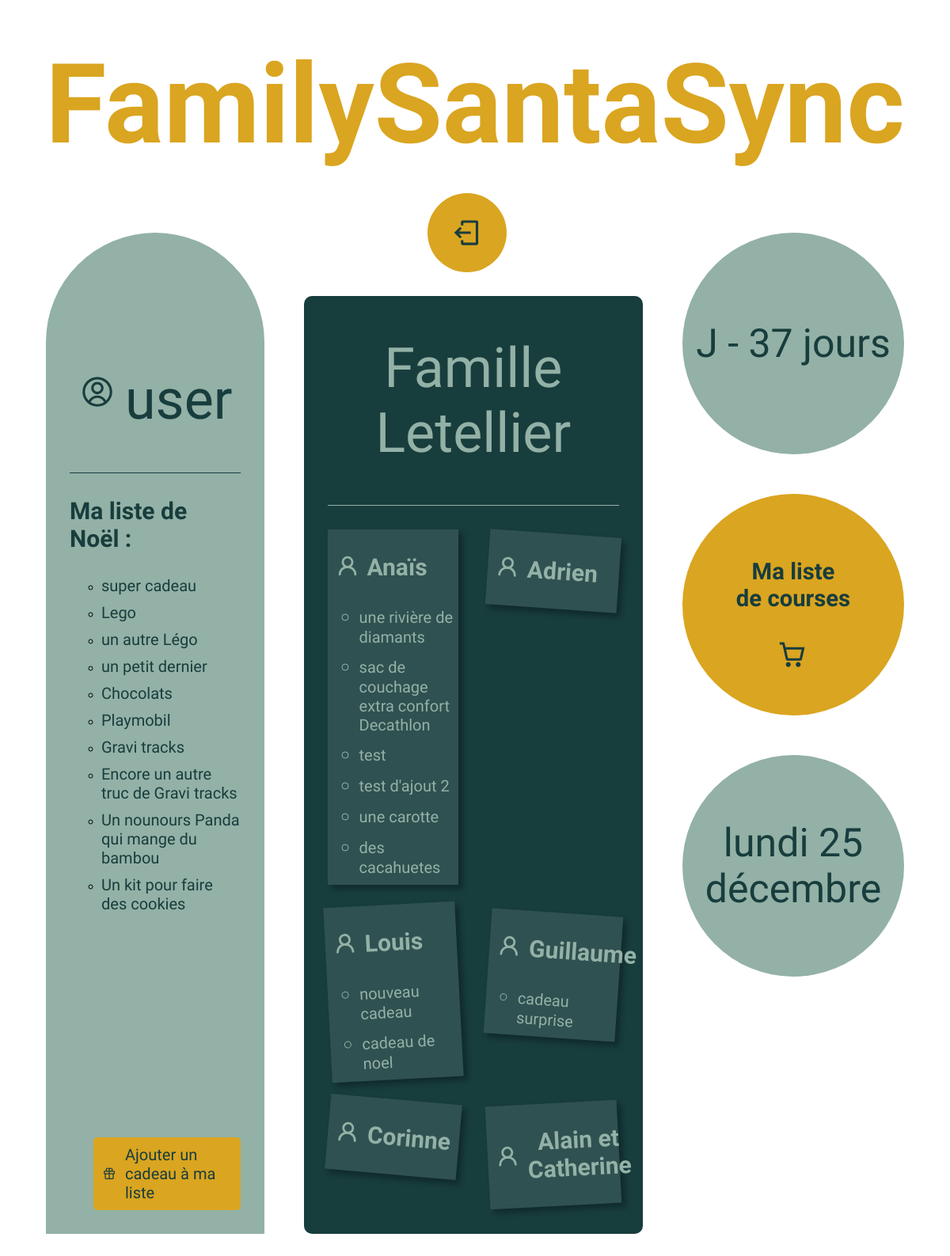
The page /home/4 on the database as committed earlier.
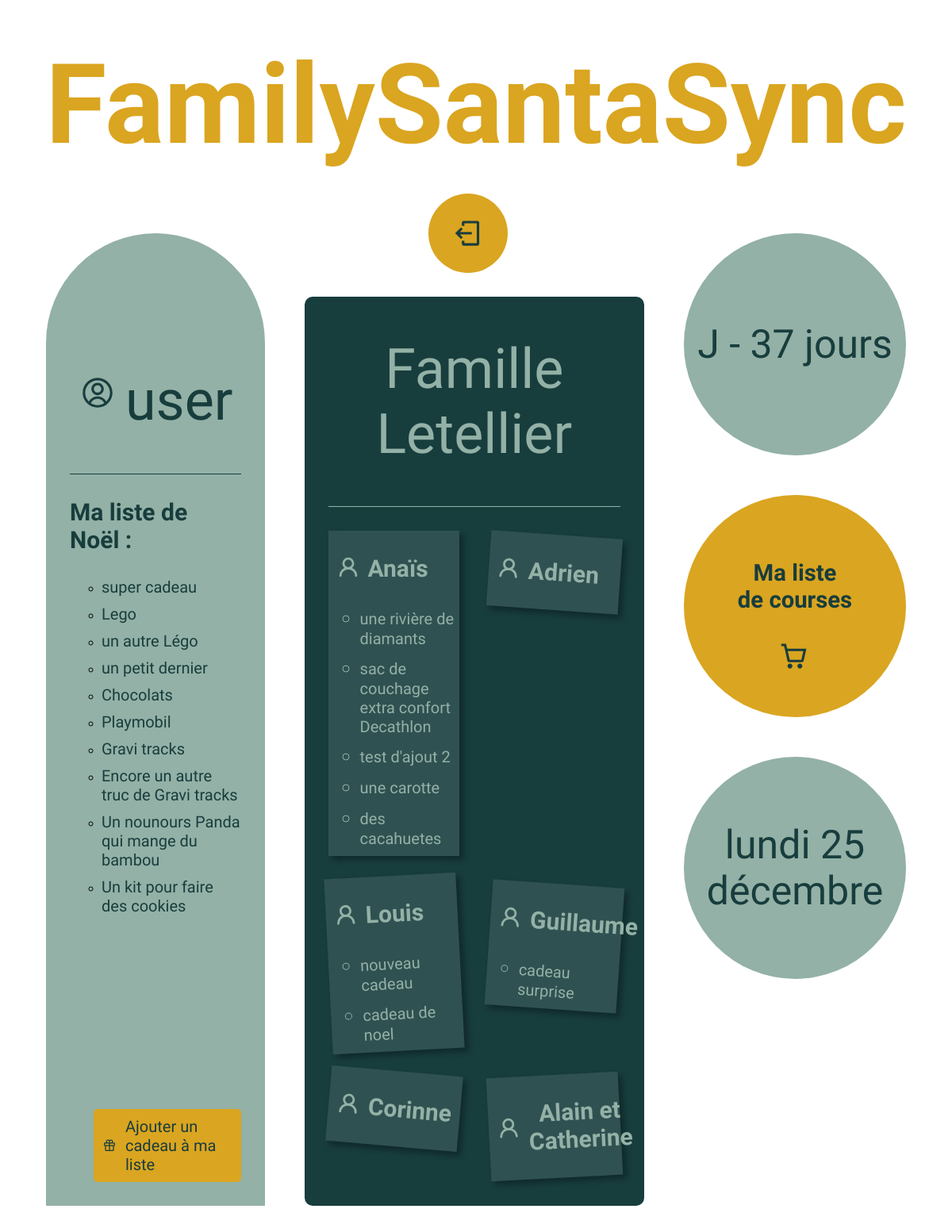
The same page on the database as committed later.
### presents/models.py (models this page shows, shortened)
class Gift(models.Model):
    class Price(models.TextChoices):
        PRICE1 = "Moins de 40 €"
        PRICE2 = "Entre 40 et 100 €"
        PRICE3 = "Plus de 100€"
    id = models.AutoField(primary_key=True)
    member = models.ForeignKey(Member, on_delete=models.CASCADE)
    family = models.ForeignKey(Family, on_delete=models.CASCADE)
    name = models.CharField(max_length=100)
    link = models.URLField(null=True, blank=True)
    price = models.CharField(choices=Price.choices, max_length=20)

### authentication/models.py (models this page shows)
class Family(models.Model):
    id = models.AutoField(primary_key=True)
    name = models.CharField(max_length=100)
    password = models.CharField(max_length=100)
    def __str__(self):
        return self.name

class Member(models.Model):
    id = models.AutoField(primary_key=True)
    name = models.CharField(max_length=100)
    family = models.ForeignKey(Family, on_delete=models.CASCADE)
    def __str__(self):
        return self.name

### presents/views.py (the view)
# urls.py: 2. Add a URL to urlpatterns:  path('', views.home, name='home')
def home(request, member_id):
    family_name = Member.objects.get(id=member_id).family
    family_id = Member.objects.get(id=member_id).family_id
    my_presents = Gift.objects.filter(member=member_id)
    family_presents = Gift.objects.filter(family=family_name).select_related('member')
    family_members = Member.objects.filter(family_id=family_name).exclude(id=member_id)
    member = get_object_or_404(Member, id=member_id)
    family = get_object_or_404(Family, id=family_id)
    if request.method == 'POST':
        add_present_form = forms.AddGiftForm(request.POST)
        if add_present_form.is_valid():
            gift = add_present_form.save(commit=False)
            gift.member = member
            gift.family = family
            gift.save()
            return redirect("home", member_id)
        else:
            message = "Erreur dans le formulaire. Veuillez vérifier les données saisies."
    else:
        add_present_form = forms.AddGiftForm()
        message = ""
    christmas_date = datetime(2023, 12, 25)
    now = datetime.now()
    timelaps = christmas_date - now
    return render(request,
                  'home.html',
                  {
                    'my_presents': my_presents,
                    'family_presents': family_presents,
                    'family_members': family_members,
                    'family_name': family_name,
                    'add_present_form': add_present_form,
                    'message':message,
                    'timelaps': timelaps
                  }
                )

### presents/templates/home.html (shortened to what this page needs)
{% extends 'base.html' %}
{% block content %}
<div class="home_page">
    <div class="my_presents">
        <div class="my_presents_content">
            <div class="header_member">
                <img src="../../authentication/static/member.svg"/>
                <p class="id_member">{{ request.session.member|default:"user"}}</p>
            </div>
            <div class="line"></div>
            <h3>Ma liste de Noël : </h3>
            <ul>
                {% for my_present in my_presents %}
                <li><a href="{% url 'present-detail' my_present.id %}">{{my_present.name}}</a></li>
                {% endfor %}
            </ul>
            <a class="yellow_button">
                <div onclick="openPopup()">
                    <img src="../../authentication/static/gift.svg"/>
                    <p>Ajouter un cadeau à ma liste</p>
                </div>
            </a>
        </div>
    </div>
    <div class="family_presents">
        <div class="family_presents_content">
            <p class="id_family">Famille {{family_name}}</p>
            <div class="family_presents_content_center">
                {% for family_member in family_members %}
                <div class="family_member">
                    <div class="header_family">
                        <img src="../../authentication/static/family.svg"/>
                        <h3>{{family_member}}</h3>
                    </div>
                    {% for present in family_presents %}
                    <ul>
                        {% if present.member == family_member %}
                        <li><a href="{% url 'present-detail' present.id %}">{{present.name}}</a></li>
                        {% endif %}
                    </ul>
                    {% endfor %}
                </div>
                {% endfor %}
            </div>
        </div>
    </div>
    <div class="right_home">
        <div class="countdown">
            <p>J -&nbsp</p>
            <p>{{timelaps.days}} jours</p>
        </div>
        <div class="shopping_list">
            <a href="{% url 'shopping-list' request.session.member_id %}">
                <h3>Ma liste </br>de courses</h3>
                <img src="../../authentication/static/cart.svg"/>
            </a>
        </div>
        <div class="countdown">
            <p>lundi 25 </br>décembre</p>
        </div>
    </div>
</div>
{% endblock content %}

### authentication/templates/base.html (shortened to what this page needs)
{% load static %}
<html>
    <head>
        <link rel="stylesheet" href="{% static 'styles.css' %}" />
    </head>
    <body>
        <h1>FamilySantaSync</h1>
        {% if request.path != '/'%}
            <div class="circle">
                <div>
                    <a href="{% url 'identification' %}"><img src="../../authentication/static/logout.svg"/></a>
                </div>
            </div>
        {% endif %}
        {% block content %}{% endblock content %}
    </body>
</html>

Rows that differ between the two databases and show on the page:
removed Gift: name "test", shown under Member "Anaïs"
